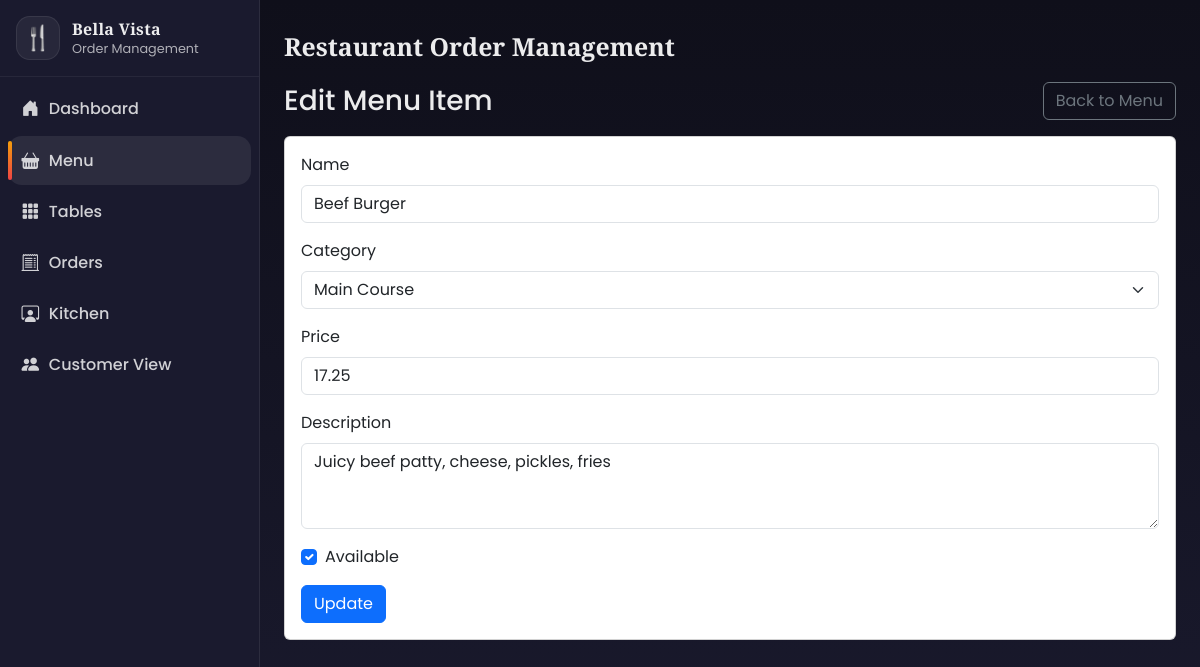
Screenshot of /menu/edit/7 with the database file from the repository.
### models.py (models this page shows, shortened)
class MenuItem(db.Model):
    __tablename__ = "menu_item"
    id = db.Column(db.Integer, primary_key=True)
    name = db.Column(db.String(150), nullable=False)
    price = db.Column(db.Numeric(10, 2), nullable=False, default=Decimal("0.00"))
    description = db.Column(db.Text, nullable=True)
    category_id = db.Column(db.Integer, db.ForeignKey("category.id"), nullable=False)
    is_available = db.Column(db.Boolean, nullable=False, default=True)
    category = db.relationship("Category", back_populates="menu_items")
    order_items = db.relationship("OrderItem", back_populates="menu_item", cascade="all, delete-orphan")

class Category(db.Model):
    __tablename__ = "category"
    id = db.Column(db.Integer, primary_key=True)
    name = db.Column(db.String(100), unique=True, nullable=False)
    menu_items = db.relationship("MenuItem", back_populates="category", cascade="all, delete-orphan")

### app.py (the view, shortened to what this page needs)
@app.route("/menu/edit/<int:item_id>", methods=["GET", "POST"])
def menu_edit(item_id: int):
    item = MenuItem.query.get_or_404(item_id)
    categories = Category.query.order_by(Category.id).all()
    return render_template("menu_edit.html", item=item, categories=categories)

### app.py (called while the page is built)
@app.context_processor
def _jinja_helpers():
    return {"status_badge_class": status_badge_class}

### templates/menu_edit.html (shortened to what this page needs)
{% extends "base.html" %}
{% block content %}
  <div class="d-flex align-items-center justify-content-between mb-3">
    <h1 class="h3 mb-0">Edit Menu Item</h1>
    <a class="btn btn-outline-secondary" href="{{ url_for('menu') }}">Back to Menu</a>
  </div>
  <div class="card">
    <div class="card-body">
      <form method="post">
        <div class="mb-3">
          <label class="form-label" for="name">Name</label>
          <input id="name" name="name" type="text" class="form-control" value="{{ item.name }}" required />
        </div>
        <div class="mb-3">
          <label class="form-label" for="category_id">Category</label>
          <select id="category_id" name="category_id" class="form-select" required>
            {% for c in categories %}
              <option value="{{ c.id }}" {% if c.id == item.category_id %}selected{% endif %}>{{ c.name }}</option>
            {% endfor %}
          </select>
        </div>
        <div class="mb-3">
          <label class="form-label" for="price">Price</label>
          <input id="price" name="price" type="number" step="0.01" class="form-control" value="{{ item.price }}" required />
        </div>
        <div class="mb-3">
          <label class="form-label" for="description">Description</label>
          <textarea id="description" name="description" class="form-control" rows="3">{{ item.description or '' }}</textarea>
        </div>
        <div class="form-check mb-3">
          <input id="is_available" name="is_available" class="form-check-input" type="checkbox" {% if item.is_available %}checked{% endif %} />
          <label class="form-check-label" for="is_available">Available</label>
        </div>
        <button type="submit" class="btn btn-primary">Update</button>
      </form>
    </div>
  </div>
{% endblock %}

### static/style.css (style rules this page uses)
:root { --sidebar-width: 260px; --bg-0: #0f0f1a; --bg-1: #1a1a2e; --sidebar: #1a1a2e; --text: rgba(255, 255, 255, 0.92); --muted: rgba(255, 255, 255, 0.65); --muted-2: rgba(255, 255, 255, 0.4); --gold-0: #f59e0b; --gold-1: #ef4444; --glass: rgba(255, 255, 255, 0.05); --glass-border: rgba(255, 255, 255, 0.1); }
html, body { height: 100%; }
body { background: linear-gradient(180deg, var(--bg-0), var(--bg-1)); color: var(--text); font-family: Poppins, system-ui, -apple-system, Segoe UI, Roboto, Arial, sans-serif; }

### rows the page displays
MenuItem: name "Beef Burger", category_id "Main Course", price "17.25", description "Juicy beef patty, cheese, pickles, fries", is_available "☑"
